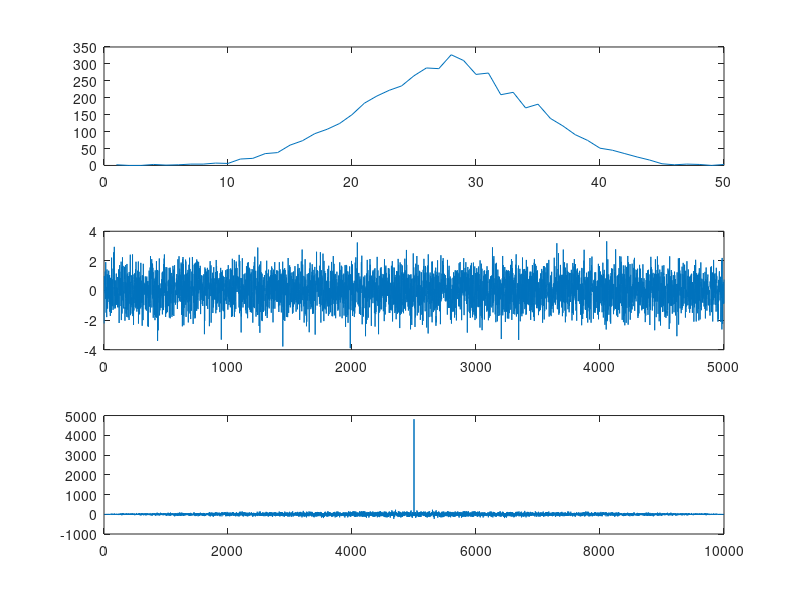
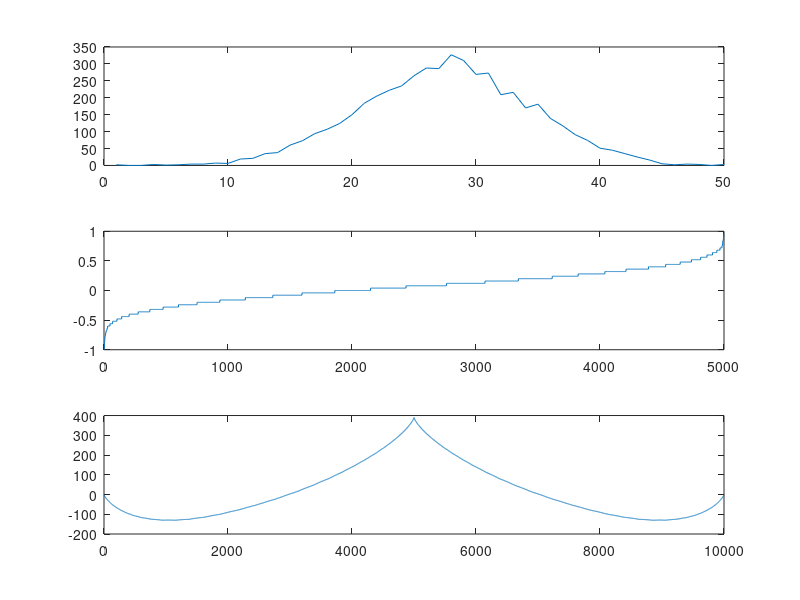

These charts were generated, in order, by the following MATLAB code:
a = randn(5000,1);
[b,bb] = hist(a,50);
values = -1:1/25:1-1/25;
j=1;

for i=1:length(b)
    c(j:j+b(i)-1) = values(i)*ones(b(i),1);
    if b(i)==0
        j = j;
    else
        j = j+b(i);
    end
end
figure(1)
subplot(3,1,1)
plot(hist(a,50))
subplot(3,1,2)
plot(a)
subplot(3,1,3)
plot(xcorr(a))


figure(2)
subplot(3,1,1)
plot(hist(c,50))
subplot(3,1,2)
plot(c)
subplot(3,1,3)
plot(xcorr(c))